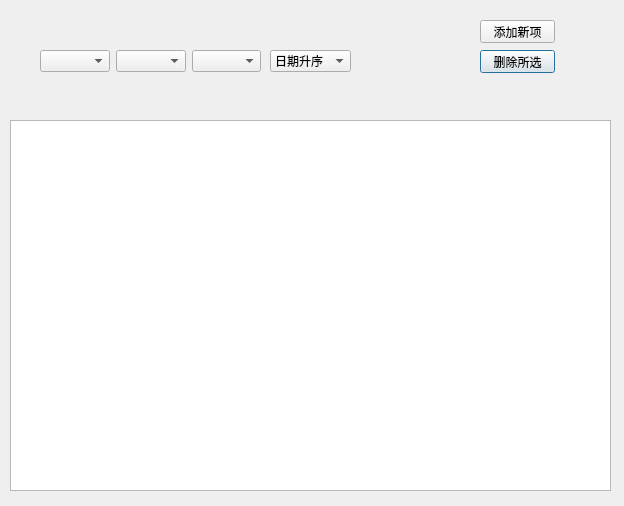
<?xml version="1.0" encoding="UTF-8"?>
<ui version="4.0">
 <class>Viewevent</class>
 <widget class="QDialog" name="Viewevent">
  <property name="geometry">
   <rect>
    <x>0</x>
    <y>0</y>
    <width>624</width>
    <height>506</height>
   </rect>
  </property>
  <property name="windowTitle">
   <string>浏览记录</string>
  </property>
  <widget class="QTableView" name="tableView">
   <property name="geometry">
    <rect>
     <x>10</x>
     <y>120</y>
     <width>601</width>
     <height>371</height>
    </rect>
   </property>
  </widget>
  <widget class="QPushButton" name="deleteSelect">
   <property name="geometry">
    <rect>
     <x>480</x>
     <y>50</y>
     <width>75</width>
     <height>23</height>
    </rect>
   </property>
   <property name="text">
    <string>删除所选</string>
   </property>
  </widget>
  <widget class="QPushButton" name="addNew">
   <property name="geometry">
    <rect>
     <x>480</x>
     <y>20</y>
     <width>75</width>
     <height>23</height>
    </rect>
   </property>
   <property name="text">
    <string>添加新项</string>
   </property>
  </widget>
  <widget class="QComboBox" name="selectSort">
   <property name="geometry">
    <rect>
     <x>270</x>
     <y>50</y>
     <width>81</width>
     <height>22</height>
    </rect>
   </property>
   <property name="toolTip">
    <string>&lt;html&gt;&lt;head/&gt;&lt;body&gt;&lt;p&gt;排序方式&lt;/p&gt;&lt;/body&gt;&lt;/html&gt;</string>
   </property>
   <item>
    <property name="text">
     <string>日期升序</string>
    </property>
   </item>
   <item>
    <property name="text">
     <string>日期降序</string>
    </property>
   </item>
   <item>
    <property name="text">
     <string>数额升序</string>
    </property>
   </item>
   <item>
    <property name="text">
     <string>数额降序</string>
    </property>
   </item>
  </widget>
  <widget class="QWidget" name="">
   <property name="geometry">
    <rect>
     <x>40</x>
     <y>50</y>
     <width>221</width>
     <height>22</height>
    </rect>
   </property>
   <layout class="QHBoxLayout" name="horizontalLayout">
    <item>
     <widget class="QComboBox" name="yearSelect">
      <property name="toolTip">
       <string>&lt;html&gt;&lt;head/&gt;&lt;body&gt;&lt;p&gt;年&lt;/p&gt;&lt;/body&gt;&lt;/html&gt;</string>
      </property>
      <property name="whatsThis">
       <string>&lt;html&gt;&lt;head/&gt;&lt;body&gt;&lt;p&gt;&lt;br/&gt;&lt;/p&gt;&lt;/body&gt;&lt;/html&gt;</string>
      </property>
     </widget>
    </item>
    <item>
     <widget class="QComboBox" name="monthSelect">
      <property name="toolTip">
       <string>&lt;html&gt;&lt;head/&gt;&lt;body&gt;&lt;p&gt;月&lt;/p&gt;&lt;/body&gt;&lt;/html&gt;</string>
      </property>
     </widget>
    </item>
    <item>
     <widget class="QComboBox" name="daySelect">
      <property name="toolTip">
       <string>&lt;html&gt;&lt;head/&gt;&lt;body&gt;&lt;p&gt;日&lt;/p&gt;&lt;/body&gt;&lt;/html&gt;</string>
      </property>
     </widget>
    </item>
   </layout>
  </widget>
 </widget>
 <resources/>
 <connections/>
</ui>
